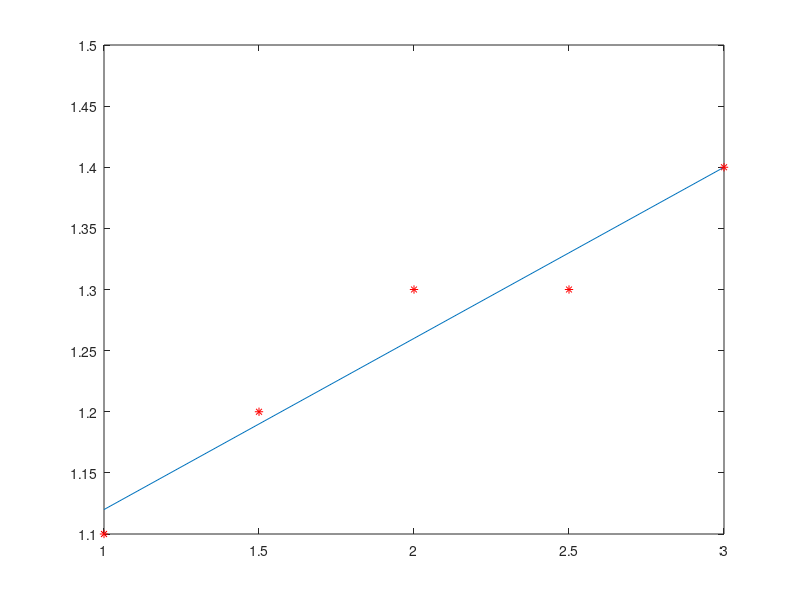

The MATLAB source for this figure: (Note: this script raises an error after producing the figure.)
%%% 1 %%%

%%% a)
t = 1:.5:3;
A = zeros(5,2);
A(:,1)=ones(5,1);
A(:,2)=t';
b = 1.1:.1:1.5;
b = [1.1 1.2 1.3 1.3 1.4];
b=b';
s = ones(5,1);
A = [s t'];

%%% b)
x = A\b;

%%% c)
fig=figure();
plot(t,x(1)+x(2)*t);
hold on;
plot(t,b,'r*');
close(fig);

%%% d)
r = b - x(1)*s - x(2)*t';
disp(sqrt(sum(r.*r)));
disp(norm(r));

%%% 2 %%%
t = -5:0.5:6;
A = fliplr(vander(t));
A = A(:,1:20);

syms z;
%f = @(z) (sin((pi*z)/5)+z/5);
% Don't use f before
f(z) = sin(pi*z/5)+z/5;

b = eval(f(t));
b = b';

%%% a)
p1 = A\b;
disp(p1);

%%% b)
p2 = (A'*A)\(A'*b);
disp(p2);

%%% c)
T = eye(43);
T(1:23,24:43)=A;
T(24:43,1:23)=A';
T(24:43,24:43)=zeros(20);
b1 = [b ;zeros(20,1)];
%C = [ eye(23) A; A' zeros(20)];
%B = [b ;zeros(20,1)];
x1 = T\b1;
p3 = x1(24:43);
%x2 = C\B;

disp(cond(A));
disp(cond(A'*A));
disp(cond(T));

disp(norm(A*p1-b));
disp(norm(A*p2-b));
disp(norm(A*p3-b));
disp(norm(x1(1:23)));

% flip in case of polyval
% p1 = flip(p1);
% p2 = flip(p2);
% p3 = flip(p3);

fig=figure();
plot(t,A*p1);
hold on;
plot(t,A*p2);
plot(t,A*p3);
plot(t,b);
hold off;
legend('p1','p2','p3','f');
close(fig);

%%% 3 %%%
X = linspace(0,1,50)';
A = ones(50,7);
for i=2:7
    A(:,i)=A(:,i-1).*X;
end
w = rand(7,1);
b = A*w;
xhat = (A'*A)\(A'*b);
xtilde = A\b;
disp('-----Q3-----');
disp(norm(xhat-w)/norm(w));
disp(norm(xtilde-w)/norm(w));
disp(norm(A*xhat-b)/norm(b));
disp(norm(A*xtilde-b)/norm(b));
disp(cond(A));

Ne = []; % Normal method error of soln
QRe = []; % QR error

RNe = zeros(length(6:15)); % Normal method Rel error
RQRe = zeros(10,1);

for n=6:15
    A = ones(50,n);
    for i=2:n
        A(:,i)=A(:,i-1).*X;
    end
    w = rand(n,1);
    b = A*w;
    xhat = (A'*A)\(A'*b);
    xtilde = A\b;
%     disp('-----Q3-----');
%     disp(norm(xhat-w)/norm(w));
%     disp(norm(xtilde-w)/norm(w));
%     disp(norm(A*xhat-b)/norm(b));
%     disp(norm(A*xtilde-b)/norm(b));
%     disp(cond(A));
    Ne(end+1) = norm(xhat-w)/norm(w);
    QRe(end+1) = norm(xtilde-w)/norm(w);
    RNe(n-5) = norm(A*xhat-b)/norm(b);
    RQRe(n-5) = norm(A*xtilde-b)/norm(b);
    % Be careful while using var in loop
    % Be caerful with initializations
end

fig = figure();
semilogy(6:15,Ne);
hold on;
semilogy(6:15,QRe);
hold off;
legend('Normal error','QR error');
%close(fig);

fig = figure();
semilogy(6:15,RNe);
hold on;
semilogy(6:15,RQRe);
hold off;
legend('Normal rel error','QR rel error');
